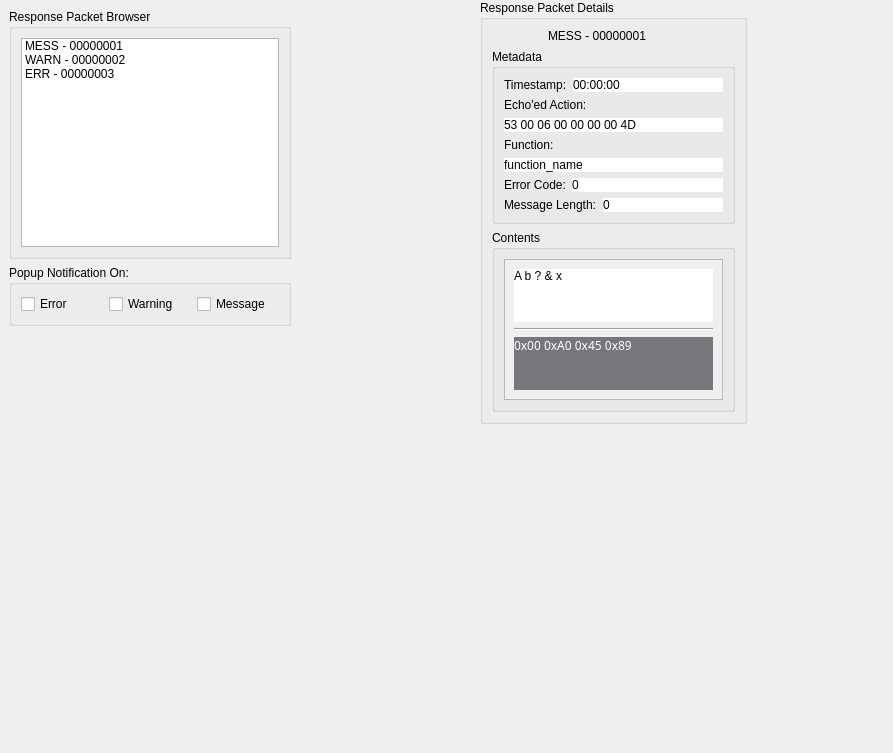
<?xml version="1.0" encoding="UTF-8"?>
<ui version="4.0">
 <class>Science GUI</class>
 <widget class="QWidget" name="Science GUI">
  <property name="geometry">
   <rect>
    <x>0</x>
    <y>0</y>
    <width>893</width>
    <height>753</height>
   </rect>
  </property>
  <property name="windowTitle">
   <string>Science GUI</string>
  </property>
  <widget class="QWidget" name="verticalLayoutWidget">
   <property name="geometry">
    <rect>
     <x>9</x>
     <y>9</y>
     <width>282</width>
     <height>317</height>
    </rect>
   </property>
   <layout class="QVBoxLayout" name="verticalLayout_2">
    <item>
     <widget class="QGroupBox" name="groupBox_2">
      <property name="title">
       <string>Response Packet Browser</string>
      </property>
      <layout class="QVBoxLayout" name="verticalLayout">
       <item>
        <widget class="QListWidget" name="packet_browser">
         <item>
          <property name="text">
           <string>MESS - 00000001</string>
          </property>
          <property name="icon">
           <iconset resource="../rxtx_gui/resources.qrc">
            <normaloff>:/images/accept.png</normaloff>:/images/accept.png</iconset>
          </property>
         </item>
         <item>
          <property name="text">
           <string>WARN - 00000002</string>
          </property>
          <property name="icon">
           <iconset resource="../rxtx_gui/resources.qrc">
            <normaloff>:/images/warning.png</normaloff>:/images/warning.png</iconset>
          </property>
         </item>
         <item>
          <property name="text">
           <string>ERR - 00000003</string>
          </property>
          <property name="icon">
           <iconset resource="../rxtx_gui/resources.qrc">
            <normaloff>:/images/close.png</normaloff>:/images/close.png</iconset>
          </property>
         </item>
        </widget>
       </item>
      </layout>
     </widget>
    </item>
    <item>
     <widget class="QGroupBox" name="groupBox">
      <property name="title">
       <string>Popup Notification On:</string>
      </property>
      <layout class="QHBoxLayout" name="horizontalLayout">
       <item>
        <widget class="QCheckBox" name="checkBox">
         <property name="text">
          <string>Error</string>
         </property>
        </widget>
       </item>
       <item>
        <widget class="QCheckBox" name="checkBox_2">
         <property name="text">
          <string>Warning</string>
         </property>
        </widget>
       </item>
       <item>
        <widget class="QCheckBox" name="checkBox_3">
         <property name="text">
          <string>Message</string>
         </property>
        </widget>
       </item>
      </layout>
     </widget>
    </item>
   </layout>
  </widget>
  <widget class="QGroupBox" name="groupBox_3">
   <property name="geometry">
    <rect>
     <x>480</x>
     <y>0</y>
     <width>267</width>
     <height>424</height>
    </rect>
   </property>
   <property name="title">
    <string>Response Packet Details</string>
   </property>
   <layout class="QVBoxLayout" name="verticalLayout_6">
    <item>
     <layout class="QHBoxLayout" name="horizontalLayout_5">
      <item>
       <widget class="QLabel" name="label">
        <property name="sizePolicy">
         <sizepolicy hsizetype="Fixed" vsizetype="Fixed">
          <horstretch>0</horstretch>
          <verstretch>0</verstretch>
         </sizepolicy>
        </property>
        <property name="minimumSize">
         <size>
          <width>0</width>
          <height>0</height>
         </size>
        </property>
        <property name="maximumSize">
         <size>
          <width>50</width>
          <height>50</height>
         </size>
        </property>
        <property name="text">
         <string/>
        </property>
        <property name="pixmap">
         <pixmap resource="../rxtx_gui/resources.qrc">:/images/accept.png</pixmap>
        </property>
        <property name="scaledContents">
         <bool>true</bool>
        </property>
       </widget>
      </item>
      <item>
       <widget class="QLabel" name="label_10">
        <property name="text">
         <string>MESS - 00000001</string>
        </property>
        <property name="alignment">
         <set>Qt::AlignLeading|Qt::AlignLeft|Qt::AlignVCenter</set>
        </property>
        <property name="margin">
         <number>10</number>
        </property>
       </widget>
      </item>
     </layout>
    </item>
    <item>
     <widget class="QGroupBox" name="groupBox_4">
      <property name="title">
       <string>Metadata</string>
      </property>
      <layout class="QVBoxLayout" name="verticalLayout_3">
       <item>
        <layout class="QHBoxLayout" name="horizontalLayout_4">
         <item>
          <widget class="QLabel" name="label_8">
           <property name="maximumSize">
            <size>
             <width>16777215</width>
             <height>16777215</height>
            </size>
           </property>
           <property name="font">
            <font>
             <weight>50</weight>
             <bold>false</bold>
            </font>
           </property>
           <property name="text">
            <string>Timestamp:</string>
           </property>
          </widget>
         </item>
         <item>
          <widget class="QLabel" name="label_9">
           <property name="sizePolicy">
            <sizepolicy hsizetype="Preferred" vsizetype="Preferred">
             <horstretch>1</horstretch>
             <verstretch>0</verstretch>
            </sizepolicy>
           </property>
           <property name="styleSheet">
            <string notr="true">background-color: rgb(255, 255, 255);</string>
           </property>
           <property name="text">
            <string>00:00:00</string>
           </property>
          </widget>
         </item>
        </layout>
       </item>
       <item>
        <layout class="QVBoxLayout" name="verticalLayout_4">
         <item>
          <widget class="QLabel" name="label_6">
           <property name="text">
            <string>Echo'ed Action:</string>
           </property>
          </widget>
         </item>
         <item>
          <widget class="QLabel" name="label_7">
           <property name="styleSheet">
            <string notr="true">background-color: rgb(255, 255, 255);</string>
           </property>
           <property name="text">
            <string>53 00 06 00 00 00 00 4D</string>
           </property>
           <property name="wordWrap">
            <bool>true</bool>
           </property>
          </widget>
         </item>
        </layout>
       </item>
       <item>
        <layout class="QVBoxLayout" name="verticalLayout_5">
         <item>
          <widget class="QLabel" name="label_2">
           <property name="text">
            <string>Function:</string>
           </property>
          </widget>
         </item>
         <item>
          <widget class="QLabel" name="label_5">
           <property name="styleSheet">
            <string notr="true">background-color: rgb(255, 255, 255);</string>
           </property>
           <property name="text">
            <string>function_name</string>
           </property>
          </widget>
         </item>
        </layout>
       </item>
       <item>
        <layout class="QHBoxLayout" name="horizontalLayout_3">
         <item>
          <widget class="QLabel" name="label_3">
           <property name="maximumSize">
            <size>
             <width>16777215</width>
             <height>16777215</height>
            </size>
           </property>
           <property name="text">
            <string>Error Code:</string>
           </property>
          </widget>
         </item>
         <item>
          <widget class="QLabel" name="label_4">
           <property name="sizePolicy">
            <sizepolicy hsizetype="Preferred" vsizetype="Preferred">
             <horstretch>1</horstretch>
             <verstretch>0</verstretch>
            </sizepolicy>
           </property>
           <property name="styleSheet">
            <string notr="true">background-color: rgb(255, 255, 255);</string>
           </property>
           <property name="text">
            <string>0</string>
           </property>
          </widget>
         </item>
        </layout>
       </item>
       <item>
        <layout class="QHBoxLayout" name="horizontalLayout_6">
         <item>
          <widget class="QLabel" name="label_11">
           <property name="maximumSize">
            <size>
             <width>16777215</width>
             <height>16777215</height>
            </size>
           </property>
           <property name="text">
            <string>Message Length:</string>
           </property>
          </widget>
         </item>
         <item>
          <widget class="QLabel" name="label_12">
           <property name="sizePolicy">
            <sizepolicy hsizetype="Preferred" vsizetype="Preferred">
             <horstretch>1</horstretch>
             <verstretch>0</verstretch>
            </sizepolicy>
           </property>
           <property name="styleSheet">
            <string notr="true">background-color: rgb(255, 255, 255);</string>
           </property>
           <property name="text">
            <string>0</string>
           </property>
          </widget>
         </item>
        </layout>
       </item>
      </layout>
     </widget>
    </item>
    <item>
     <widget class="QGroupBox" name="groupBox_5">
      <property name="title">
       <string>Contents</string>
      </property>
      <layout class="QHBoxLayout" name="horizontalLayout_2">
       <item>
        <widget class="QScrollArea" name="scrollArea_query">
         <property name="widgetResizable">
          <bool>true</bool>
         </property>
         <widget class="QWidget" name="scrollAreaWidgetContents_2">
          <property name="geometry">
           <rect>
            <x>0</x>
            <y>0</y>
            <width>203</width>
            <height>81</height>
           </rect>
          </property>
          <layout class="QVBoxLayout" name="verticalLayout_7">
           <item>
            <widget class="QLabel" name="label_rx_ascii">
             <property name="sizePolicy">
              <sizepolicy hsizetype="Preferred" vsizetype="Preferred">
               <horstretch>3</horstretch>
               <verstretch>0</verstretch>
              </sizepolicy>
             </property>
             <property name="styleSheet">
              <string notr="true">background-color: rgb(255, 255, 255);</string>
             </property>
             <property name="text">
              <string>A b ? &amp; x</string>
             </property>
             <property name="alignment">
              <set>Qt::AlignLeading|Qt::AlignLeft|Qt::AlignTop</set>
             </property>
             <property name="wordWrap">
              <bool>true</bool>
             </property>
            </widget>
           </item>
           <item>
            <widget class="Line" name="line">
             <property name="orientation">
              <enum>Qt::Horizontal</enum>
             </property>
            </widget>
           </item>
           <item>
            <widget class="QLabel" name="label_rx_hex">
             <property name="sizePolicy">
              <sizepolicy hsizetype="Preferred" vsizetype="Preferred">
               <horstretch>10</horstretch>
               <verstretch>0</verstretch>
              </sizepolicy>
             </property>
             <property name="font">
              <font>
               <family>Ubuntu Sans Mono</family>
              </font>
             </property>
             <property name="styleSheet">
              <string notr="true">background-color: rgb(119, 118, 123);
color: rgb(255, 255, 255);</string>
             </property>
             <property name="text">
              <string>0x00 0xA0 0x45 0x89</string>
             </property>
             <property name="alignment">
              <set>Qt::AlignLeading|Qt::AlignLeft|Qt::AlignTop</set>
             </property>
             <property name="wordWrap">
              <bool>true</bool>
             </property>
             <property name="margin">
              <number>5</number>
             </property>
            </widget>
           </item>
          </layout>
         </widget>
        </widget>
       </item>
      </layout>
     </widget>
    </item>
   </layout>
  </widget>
 </widget>
 <resources>
  <include location="../rxtx_gui/resources.qrc"/>
 </resources>
 <connections/>
</ui>
